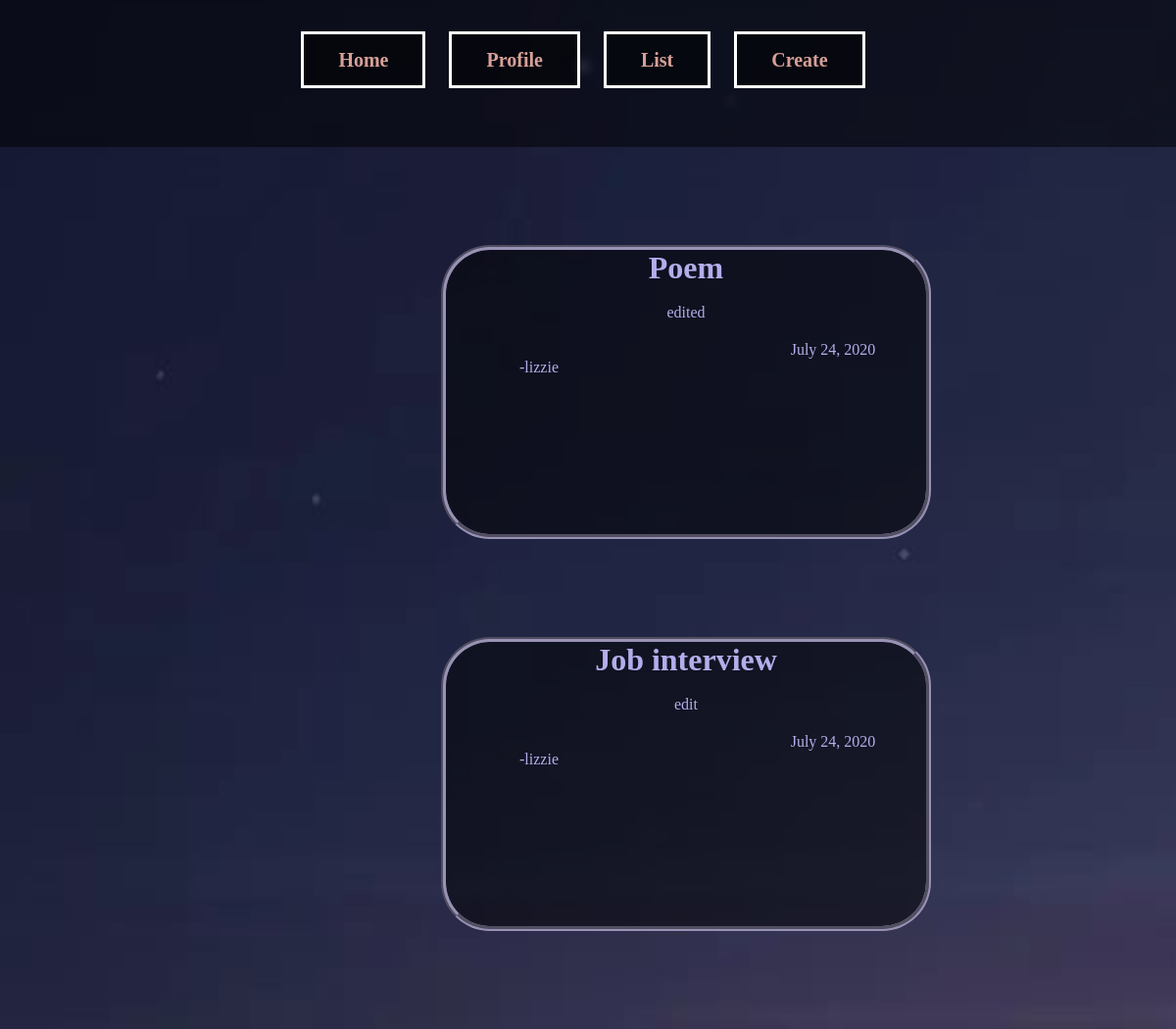
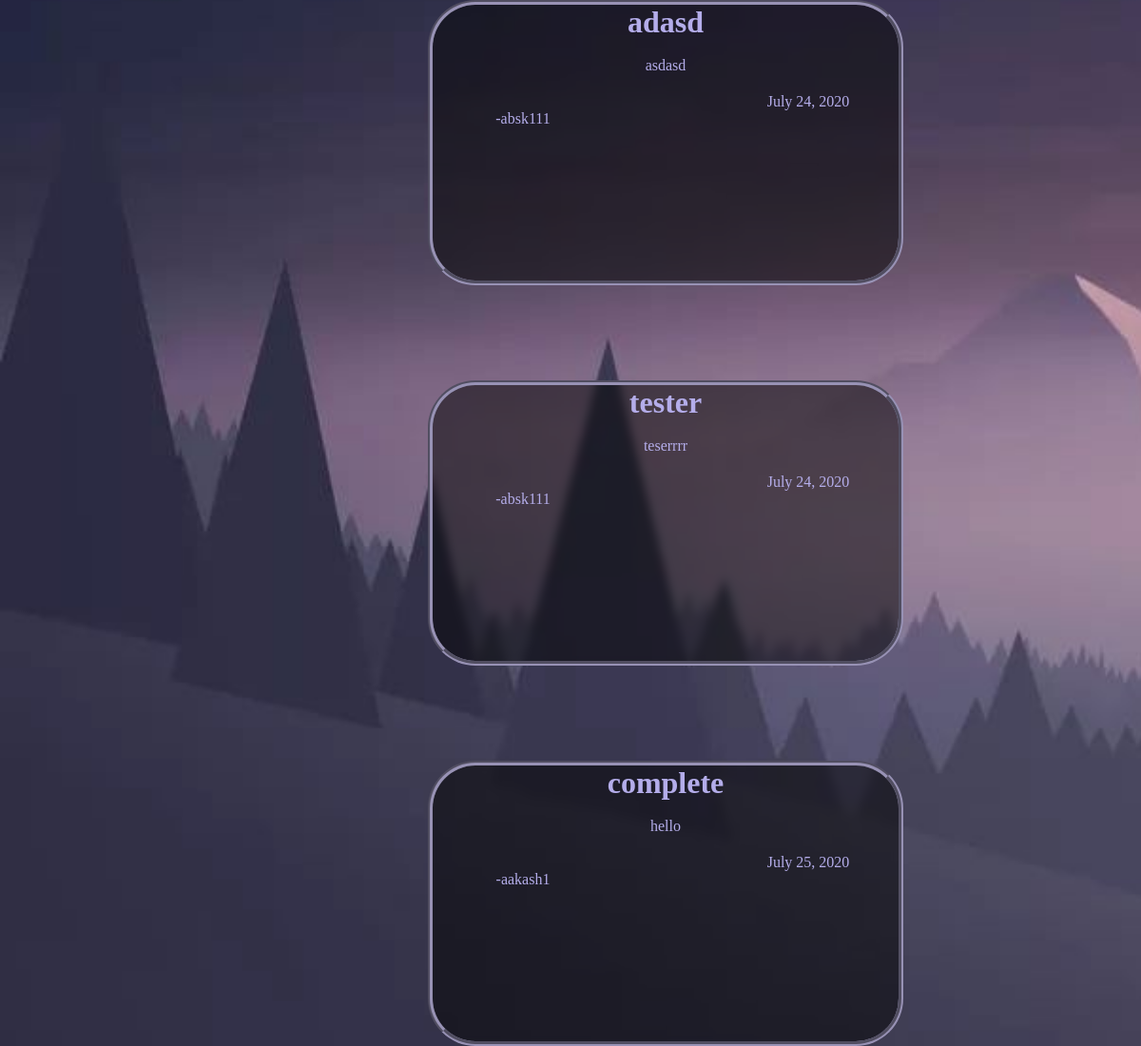
The app's page /blog/list/ with its own data (2 pictures, top to bottom).
### blogger/models.py (models this page shows, shortened)
class BlogTable(models.Model):
    author = models.ForeignKey(User, on_delete=models.CASCADE)
    title = models.CharField(max_length=200)
    blog = models.TextField(max_length=1000)
    created_at = models.DateField(auto_now_add=True)
    updated_at = models.DateField(auto_now=True)

### blogger/views.py (the view)
# urls.py: path('list/', list_view, name='list'),
def list_view(request):
    model = BlogTable.objects.all()
    context = {
        'data': model,
    }
    return render(request, 'blogger/list.html/', context)

### blogger/templates/blogger/list.html (shortened to what this page needs)
{% load static %}
<!DOCTYPE html>
<html lang="en">
<head>
    <link rel="stylesheet" type="text/css" href="{% static 'templates/css/index.css' %}">
</head>
<body>
<div id="head">
          <a class="btn" id="txt" href="{% url 'blog:home' %}">Home</a>
    <a class="btn" id="txt" href="{% url 'blog:profile' %}">Profile</a>
    <a class="btn" id="txt" href="{% url 'blog:list' %}">List</a>
    <a class="btn" id="txt" href="{% url 'blog:create' %}">Create</a>
</div>
{% for d in data %}
<div class="list_cont">
    <h1>{{d.title}}</h1><br>
    <p>{{d.blog}}</p>
    <div id="date">{{d.created_at}}</div>
    <div id="name">-{{d.author}}</div>
</div>
{% endfor %}
</body>
</html>

### blogger/static/templates/css/index.css (style rules this page uses)
* { margin: 0px; padding: 0px; box-sizing: border-box; }
body { background-image: url("../img/index.jpg"); background-size: cover; background-attachment: fixed; position: relative; }
#head { height: 150px; width: 100% ; color: #EED6D3; padding-top: 50px; text-align: center; background-color: rgba(0, 0, 0, 0.5); -webkit-backdrop-filter: blur(5px); backdrop-filter: blur(5px); }
#txt { margin-left: 5px; color: #D7A098; font-size: 20px; text-decoration: none; }
.list_cont { color: #B4ADEA; height: 300px; width: 500px; margin: 100px 0 0 450px; border-style: groove; border-color: #9892B5; border-width: thick; border-radius: 50px; text-decoration: none; text-align: center; overflow: auto; position: relative; background-color: rgba(0, 0, 0, 0.5); -webkit-backdrop-filter: blur(5px); backdrop-filter: blur(5px); }
#date { padding: 20px 0 0 300px; }
#name { padding: 0 300px 0 0; }
.btn { border: 3px solid #ffffff; padding: 15px 35px; font-weight: bolder; text-decoration: none; color: #ffffff; margin-right: 15px; background-color: rgba(0, 0, 0, 0.5); -webkit-backdrop-filter: blur(5px); backdrop-filter: blur(5px); }

### records on screen
BlogTable: title "Poem", blog "edited", created_at "July 24, 2020", author "lizzie"
BlogTable: title "Job interview", blog "edit", created_at "July 24, 2020", author "lizzie"
BlogTable: title "adasd", blog "asdasd", created_at "July 24, 2020", author "absk111"
BlogTable: title "tester", blog "teserrrr", created_at "July 24, 2020", author "absk111"
BlogTable: title "complete", blog "hello", created_at "July 25, 2020", author "aakash1"
